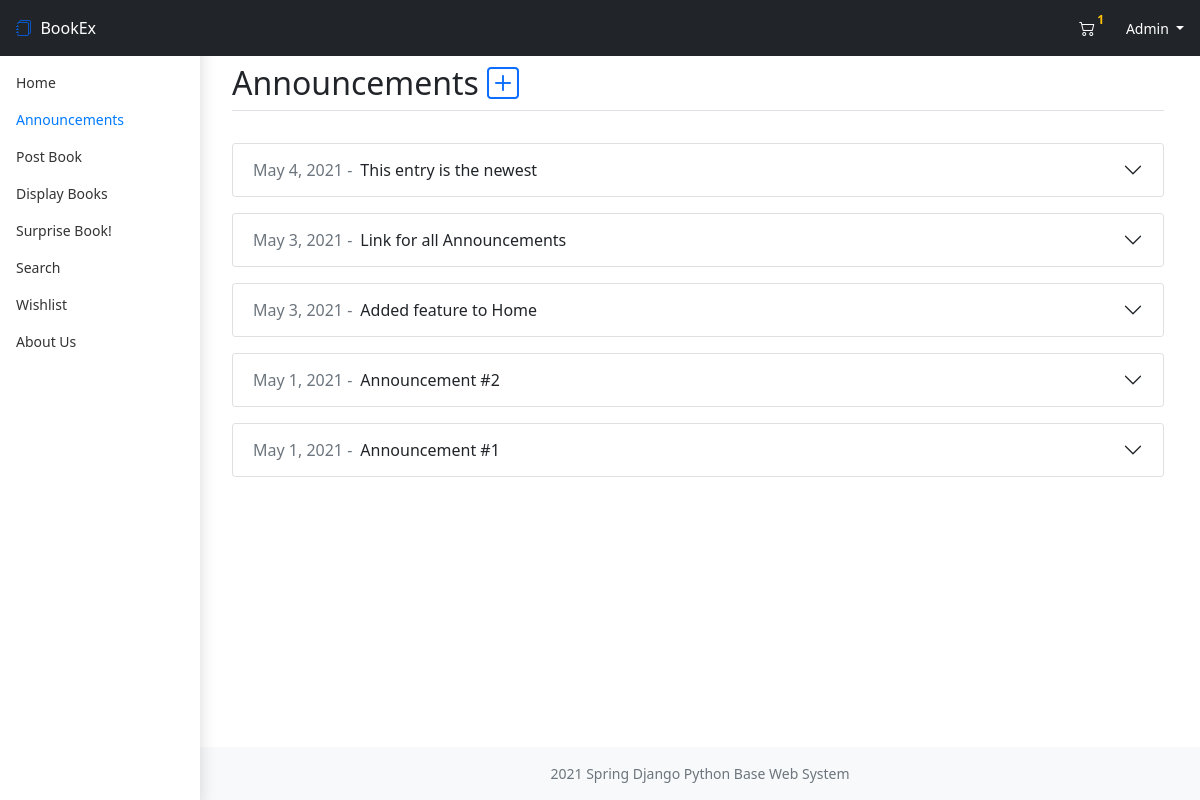
Screenshot of /announcements (signed in) with the database file from the repository.
### bookMng/models.py (models this page shows, shortened)
class Announcement(models.Model):
    title = models.CharField(max_length=200)
    content = models.TextField(max_length=500)
    username = models.ForeignKey(User, blank=True, null=True, on_delete=models.SET_NULL)
    post_date = models.DateField(auto_now=True)

### bookMng/views.py (the view)
# urls.py: path('announcements', views.announcements, name='announcements'),
def announcements(request):
    if request.method == 'POST':
        form = AnnouncementForm(request.POST)
        if form.is_valid():
            a = form.save(commit=False)
            a.username = request.user
            a.save()
            return HttpResponseRedirect('/announcements')
    else:
        form = AnnouncementForm()
    return render(request,
                  'bookMng/announcements.html',
                  {
                      'title': "Announcements",
                      'form': form,
                      'item_list': MainMenu.objects.all(),
                      'announces': Announcement.objects.order_by('-id'),
                      'cart_size': Cart.objects.filter(user=request.user.id).count()
                  })

### bookEx/templates/bookMng/announcements.html (shortened to what this page needs)
{% extends "base.html" %}
{% load static %}
{% load widget_tweaks %}
{% block header %}
    <div class="d-flex flex-row align-items-center align-self-center">
        <div class="d-flex flex-row mb-0">
            Announcements
            {% if user.is_superuser %}
            <div class="ms-2 text-primary" href="#new" data-bs-toggle="collapse" role="button" data-bs-target=".multi-collapse" aria-expanded="false" aria-controls="new announcements">
                <i class="bi bi-plus-square"></i>
            </div>
            {% endif %}
        </div>
    </div>
{% endblock header %}
{% block body %}
    <div id="announcements" class="multi-collapse collape show">
        {% for a in announces %}
        <div class="accordion rounded py-2" id="accordion{{ a.id }}">
            <div class="accordion-item">
                <h2 class="accordion-header" id="heading{{ a.id }}">
                    <div class="accordion-button collapsed" type="button" data-bs-toggle="collapse" data-bs-target="#collapse{{ a.id }}" aria-expanded="false" aria-controls="collapse{{ a.id }}">
                        <div class="pe-2 text-muted">
                            {{ a.post_date }} -
                        </div>
                        {{ a.title }}
                    </div>
                </h2>
            </div>
        </div>
        {% endfor %}
    </div>
{% endblock body %}

### bookEx/templates/base.html (shortened to what this page needs)
{% load static %}
{% url 'index' as home %}
{% url 'displaybooks' as display_books %}
{% url 'announcements' as announce %}
{% url 'postbook' as post_book %}
{% url 'mybooks' as my_books %}
{% url 'book_search' as search %}
{% url 'suprise_book' as suprise_book %}
{% url 'wishlist' as wish %}
{% url 'aboutus' as about_us %}
<!DOCTYPE html>
<html lang="en" class="h-100">
<head>
    <link rel="stylesheet" href="{% static 'assets/dist/css/bootstrap.min.css' %}">
    <link rel="stylesheet" href="{% static 'css/dashboard.css' %}">
    <link rel="stylesheet" href="https://cdn.jsdelivr.net/npm/bootstrap-icons@1.4.1/font/bootstrap-icons.css">
</head>
<body class="d-flex flex-column h-100">
    <header class=" bg-dark sticky-top container-fluid p-0">
        <div class="row g-0 align-items-center">
            <div class="col">
                    <a class="fs-6 p-3 shadow-none bg-transparent d-inline-flex text-decoration-none" href="/">
                        <i class="bi bi-journals"></i>
                        <pre class="m-0"> </pre>
                        <div class="text-white">BookEx</div>
                    </a>
            </div>
            <div class="col-12 col-md-auto pe-md-2">
                <div class="pb-2 pb-md-0 row g-0 text-end text-white justify-content-center">
                    {% if user.is_authenticated %}
                        {% if cart_size > 0 %}
                        <div class="col-auto">
                            <a class="pe-0 btn btn-secondary border-0 bg-transparent" href="{% url 'cart' %}">
                                <i class="bi bi-cart2"></i>
                                <div class="badge rounded-pill d-inline-flex bg-transparent text-warning" style="right: 10px;top: -10px;">{{ cart_size }}</div>
                            </a>
                        </div>
                        {% endif %}
                        <div class="col-auto ps-1 btn-group" role="group">
                            <button id="userBtn" type="button" class="btn btn-primary dropdown-toggle btn-sm border-0 bg-transparent ps-0" data-bs-toggle="dropdown" aria-expanded="false">
                                {{ user.username }}
                            </button>
                        </div>
                    {% endif %}
                </div>
            </div>
        </div>
    </header>
    <div class="container-fluid">
        <div class="row pb-8 g-0">
            <nav id="sidebarMenu" class="col-md-2 d-md-block bg-white sidebar collapse shadow" style="top: 0;">
                <div class="mt-2 pt-5 mt-md-0 pt-md-3 position-sticky">
                    <ul class="nav flex-column">
                        {% block sidenav %}
                            <li class="nav-item">
                                <a class="nav-link {% if request.path == home %}active{% endif %}" href="{{ home }}">Home</a>
                            </li>
                            <li class="nav-item">
                                <a class="nav-link {% if request.path == announce %}active{% endif %}" href="{{ announce }}">Announcements</a>
                            </li>
                            <li class="nav-item">
                                <a class="nav-link {% if request.path == post_book %}active{% endif %}" href="{{ post_book }}">Post Book</a>
                            </li>
                            <li class="nav-item">
                                <a class="nav-link {% if request.path == display_books %}active{% endif %}" href="{{ display_books }}">Display Books</a>
                            </li>
                            <li class="nav-item">
                                <a class="nav-link {% if request.path == suprise_book %}active{% endif %}" href="{{ suprise_book }}">Surprise Book!</a>
                            </li>
                            <li class="nav-item">
                                <a class="nav-link {% if request.path == search %}active{% endif %}" href="{{ search }}">Search</a>
                            </li>
                            <li class="nav-item">
                                <a class="nav-link {% if request.path == wish %}active{% endif %}" href="{{ wish }}">Wishlist</a>
                            </li>
                            <li class="nav-item">
                                <a class="nav-link {% if request.path == about_us %}active{% endif %}" href="{{ about_us }}">About Us</a>
                            </li>
                        {% endblock sidenav %}
                    </ul>
                </div>
            </nav>
            <main class="col-md-10 ms-sm-auto px-md-4 mb-4 mt-2">
                <div class="pb-3">
                    <h2 class="border-bottom pb-2">
                        {% block header %}{% endblock header %}
                    </h2>
                </div>
                {% block body %}{% endblock body %}
            </main>
        </div>
    </div>
    <footer class="footer mt-auto py-3 bg-light col-md-10 ms-md-auto">
        <div class="container" align="center">
            <span class="text-muted">2021 Spring Django Python Base Web System</span>
        </div>
    </footer>
</body>
</html>

### bookEx/static/css/dashboard.css (style rules this page uses)
body { font-size: .875rem; }
.sidebar { position: fixed; top: 0; bottom: 0; left: 0; z-index: 100; padding: 48px 0 0; box-shadow: inset -1px 0 0 rgba(0, 0, 0, .1); }
.sidebar .nav-link { font-weight: 500; color: #333; }
.sidebar .nav-link.active { color: #007bff; }
.rounded { border-radius: .75rem!important; }

### rows the page displays
Announcement: post_date "May 4, 2021", title "This entry is the newest"
Announcement: post_date "May 3, 2021", title "Link for all Announcements"
Announcement: post_date "May 3, 2021", title "Added feature to Home"
Announcement: post_date "May 1, 2021", title "Announcement #2"
Announcement: post_date "May 1, 2021", title "Announcement #1"

### other values shown
{{ cart_size }} "1"
{{ user.username }} "Admin"
